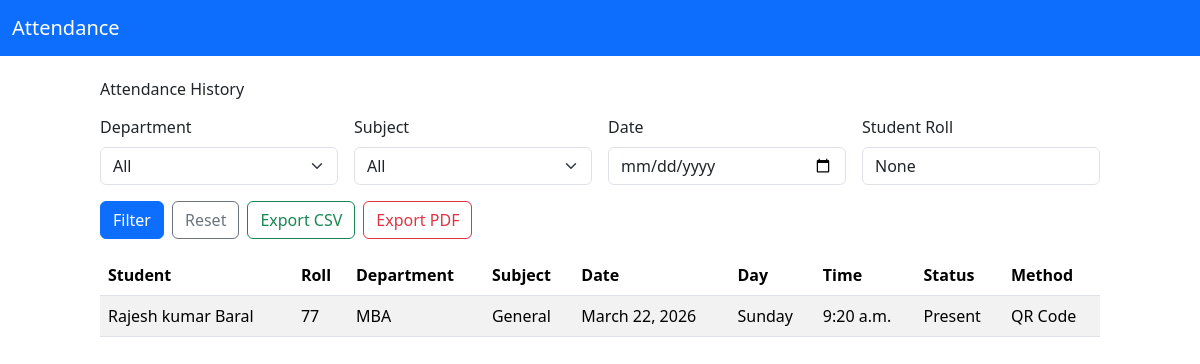
The app's page /history/ (signed in) with its own data.
### attendance/models.py (models this page shows, shortened)
class AttendanceRecord(models.Model):
    STATUS_PRESENT = "present"
    STATUS_ABSENT = "absent"
    STATUS_LATE = "late"
    METHOD_QR = "qr"
    METHOD_FACE = "face"
    METHOD_MANUAL = "manual"
    METHOD_QR_FACE = "qr_face"
    STATUS_CHOICES = [
        (STATUS_PRESENT, "Present"),
        (STATUS_ABSENT, "Absent"),
        (STATUS_LATE, "Late"),
    ]
    METHOD_CHOICES = [
        (METHOD_QR, "QR Code"),
        (METHOD_FACE, "Facial Recognition"),
        (METHOD_MANUAL, "Manual"),
        (METHOD_QR_FACE, "QR + Face"),
    ]
    student = models.ForeignKey(Student, on_delete=models.CASCADE, related_name="attendance_records")
    session = models.ForeignKey(AttendanceSession, on_delete=models.SET_NULL, null=True, blank=True, related_name="attendance_records")
    subject = models.ForeignKey(Subject, on_delete=models.SET_NULL, null=True, blank=True)
    date = models.DateField()
    day_of_week = models.CharField(max_length=16, blank=True)
    time = models.TimeField()
    status = models.CharField(max_length=16, choices=STATUS_CHOICES, default=STATUS_PRESENT)
    method = models.CharField(max_length=16, choices=METHOD_CHOICES, default=METHOD_MANUAL)
    created_at = models.DateTimeField(auto_now_add=True)
    class Meta:
        ordering = ["-created_at"]
        unique_together = [("student", "date", "subject", "time")]

class Student(models.Model):
    QR_MODE_PERMANENT = "permanent"
    QR_MODE_DAILY = "daily"
    QR_MODE_CHOICES = [
        (QR_MODE_PERMANENT, "Permanent QR"),
        (QR_MODE_DAILY, "Daily QR"),
    ]
    user = models.OneToOneField(User, on_delete=models.SET_NULL, null=True, blank=True)
    name = models.CharField(max_length=128)
    roll_number = models.CharField(max_length=64, unique=True)
    department = models.ForeignKey(Department, on_delete=models.SET_NULL, null=True, blank=True)
    section = models.CharField(max_length=64, blank=True, null=True)
    qr_mode = models.CharField(max_length=16, choices=QR_MODE_CHOICES, default=QR_MODE_PERMANENT)
    face_image = models.ImageField(upload_to="face_images/", blank=True, null=True)
    face_encoding = models.JSONField(blank=True, null=True)
    qr_code = models.ImageField(upload_to=_student_qr_upload_to, blank=True, null=True)

class Department(models.Model):
    name = models.CharField(max_length=64, unique=True)

### attendance/views.py (the view)
# urls.py: path("history/", views.attendance_history, name="attendance_history"),
def attendance_history(request):
    departments = Department.objects.all().order_by("name")
    subjects = Subject.objects.select_related("department").order_by("department__name", "name")
    records = AttendanceRecord.objects.select_related("student", "student__department", "subject")
    department_id = request.GET.get("department")
    subject_id = request.GET.get("subject")
    date_filter = request.GET.get("date")
    student_roll = request.GET.get("roll")
    if department_id:
        records = records.filter(student__department_id=department_id)
    if subject_id:
        records = records.filter(subject_id=subject_id)
    if date_filter:
        records = records.filter(date=date_filter)
    if student_roll:
        records = records.filter(student__roll_number__icontains=student_roll)
    return render(
        request,
        "attendance/attendance_history.html",
        {
            "records": records,
            "departments": departments,
            "subjects": subjects,
            "selected_department": department_id,
            "selected_subject": subject_id,
            "selected_date": date_filter,
            "student_roll": student_roll,
        },
    )

### attendance/templates/attendance/attendance_history.html (shortened to what this page needs)
{% extends "attendance/base.html" %}
{% block content %}
<h1 class="mb-3">Attendance History</h1>
<form method="get" class="row g-3 mb-3">
  <div class="col-md-3">
    <label class="form-label">Department</label>
    <select name="department" class="form-select">
      <option value="">All</option>
    </select>
  </div>
  <div class="col-md-3">
    <label class="form-label">Subject</label>
    <select name="subject" class="form-select">
      <option value="">All</option>
    </select>
  </div>
  <div class="col-md-3">
    <label class="form-label">Date</label>
    <input type="date" name="date" class="form-control" value="{{ selected_date }}" />
  </div>
  <div class="col-md-3">
    <label class="form-label">Student Roll</label>
    <input type="text" name="roll" class="form-control" value="{{ student_roll }}" />
  </div>
  <div class="col-12 d-flex gap-2">
    <button type="submit" class="btn btn-primary">Filter</button>
    <a class="btn btn-outline-secondary" href="{% url 'attendance:attendance_history' %}">Reset</a>
    <a class="btn btn-outline-success" href="{% url 'attendance:export_attendance_csv' %}?department={{ selected_department }}&subject={{ selected_subject }}&date={{ selected_date }}&roll={{ student_roll }}">Export CSV</a>
    <a class="btn btn-outline-danger" href="{% url 'attendance:export_attendance_pdf' %}?department={{ selected_department }}&subject={{ selected_subject }}&date={{ selected_date }}&roll={{ student_roll }}">Export PDF</a>
  </div>
</form>
{% if records %}
<table class="table table-striped">
  <thead>
    <tr>
      <th>Student</th>
      <th>Roll</th>
      <th>Department</th>
      <th>Subject</th>
      <th>Date</th>
      <th>Day</th>
      <th>Time</th>
      <th>Status</th>
      <th>Method</th>
    </tr>
  </thead>
  <tbody>
    {% for record in records %}
    <tr>
      <td>{{ record.student.name }}</td>
      <td>{{ record.student.roll_number }}</td>
      <td>{% if record.student.department %}{{ record.student.department.name }}{% endif %}</td>
      <td>{% if record.subject %}{{ record.subject.name }}{% else %}General{% endif %}</td>
      <td>{{ record.date }}</td>
      <td>{{ record.day_of_week }}</td>
      <td>{{ record.time }}</td>
      <td>{{ record.get_status_display }}</td>
      <td>{{ record.get_method_display }}</td>
    </tr>
    {% endfor %}
  </tbody>
</table>
{% else %}
<p>No records found.</p>
{% endif %}
{% endblock %}

### records on screen
AttendanceRecord: student.name "Rajesh kumar Baral", student.roll_number "77", student.department.name "MBA", shows "General", date "March 22, 2026", day_of_week "Sunday", time "9:20 a.m.", status "Present", method "QR Code"
